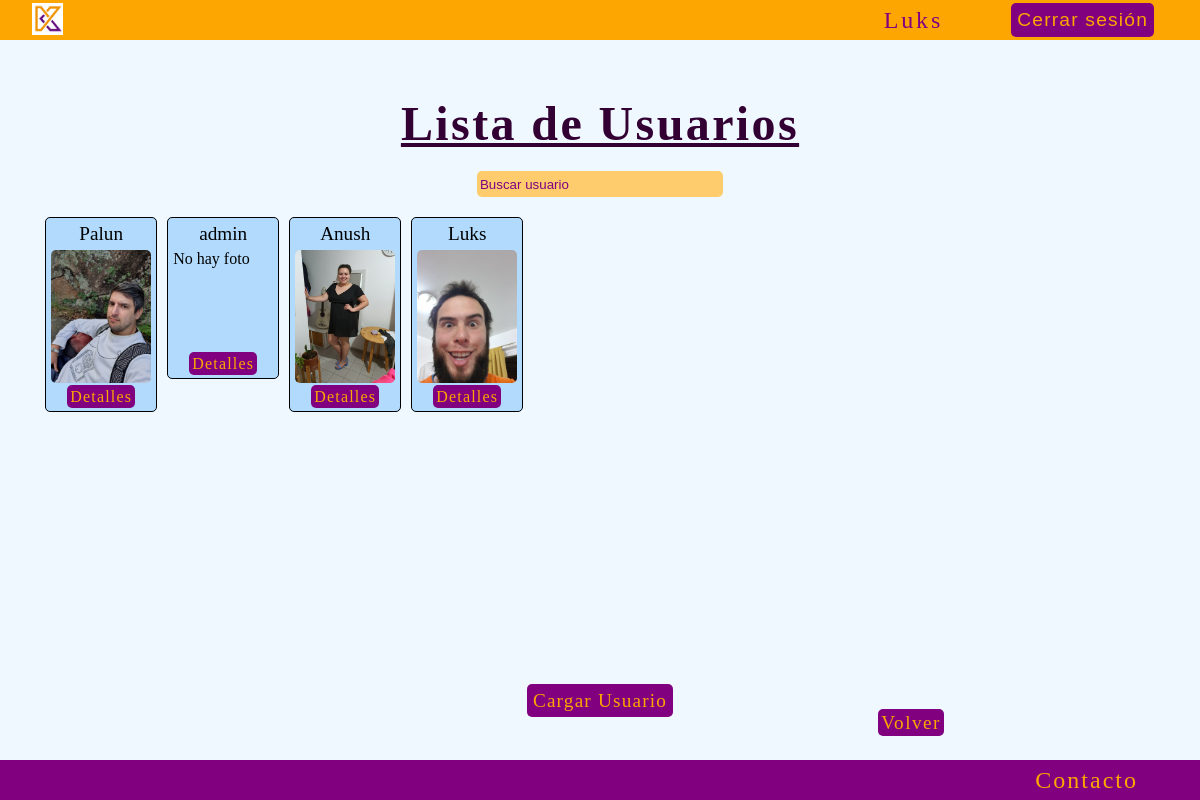
Screenshot of /usuarios/lista/ (signed in) with the database file from the repository.
### usuarios/models.py (models this page shows, shortened)
class Usuarios(models.Model):
    user = models.OneToOneField(User, on_delete=models.CASCADE)
    dni = models.CharField(max_length=8, unique=True)
    fecha_nacimiento = models.DateField()
    telefono = models.CharField(max_length=15)
    domicilio = models.CharField(max_length=150)
    instagram = models.CharField(max_length=150, null=True, blank=True)
    foto = models.ImageField(upload_to='fotos', null=True, blank=True)
    class Meta:
        verbose_name = 'usuario'
        verbose_name_plural = 'usuarios'

### usuarios/views.py (the view, shortened to what this page needs)
# urls.py: path('lista/', UsuariosList.as_view(),name='usuarios_list'),
class UsuariosList(LoginRequiredMixin, ListView):
    model = Usuarios
    context_object_name = 'usuarios'
    def get_queryset(self):
        queryset = Usuarios.objects.all()
        busqueda = self.request.GET.get("busqueda")
        return queryset

### usuarios/templates/usuarios/usuarios_list.html (shortened to what this page needs)
{% extends 'core/base.html' %}
{% block content %}
    <main class="contenedor_principal">
        <h1 class="titulo">Lista de Usuarios</h1>
        <div class="busqueda-container">
            <form action="{% url 'usuarios:usuarios_list' %}" method="get">
                <input type="text" name="busqueda" placeholder="Buscar usuario">
            </form>
        </div>
        <div class="card-usuario-container">
            {% for object in usuarios %}
                <div class="card-usuario">
                    <p class="nombre">{{object.user.username}}</p>
                    {% if object.foto %}
                        <img src="{{ object.foto.url }}" alt="Foto de {{ object.user.username }}" width="" height="" class="foto-usuario">
                    {% else %}
                        <p class="foto-usuario-no">No hay foto</p>
                    {% endif %}
                    <div class="crud-container">
                        <a href="{% url 'usuarios:usuarios_detail' object.id %}" class="crud">Detalles</a>
                    </div>
                </div>
            {% endfor %}
        </div>
        <div>
            <a href="{% url 'usuarios:signup' %}" class="link">Cargar Usuario</a>
        </div>
        <div class="volver-container">
            <a href="{% url 'usuarios:index' %}" class="volver">Volver</a>
        </div>
    </main>
{% endblock content %}

### core/templates/core/components/navbar.html (shortened to what this page needs)
{% load static %}
<header>
    <ul>
        <li class="logo-header"><a href="{% url 'core:index' %}"><img src="{% static 'img/kinef_logo1.png' %}" alt="Logo de Kinef" width="" height="" class="imagen-logo"></a></li>
        {% if user.is_authenticated %}
            <li><a href="{% url 'usuarios:perfil' user.id %}" class="link-header">{{ user.username }}</a></li>
            <div>
                <form action="{% url 'usuarios:logout' %}" method="post">
                    <button type="submit" class="link">Cerrar sesión</button>
                </form>
            </div>
        {% else %}
            <li><a href="{% url 'usuarios:login' %}" class="link-header">Iniciar sesión</a></li>
            <li><a href="{% url 'usuarios:signup' %}" class="link-header">Crear Usuario</a></li>
        {% endif %}
    </ul>
</header>

### core/static/css/style.css (style rules this page uses)
* { padding: 0; margin: 0; text-decoration: none; list-style: none; }
body { display: flex; flex-direction: column; min-height: 100vh; }
header { display: flex; height: 5vh; background-color: rgb(253, 165, 0); justify-content: center; }
header ul { display: flex; justify-content: center; align-items: center; gap: 50px; width: 95%; }
.logo-header { flex-grow: 1; }
.imagen-logo { transition-duration: .2s; }
header ul li a { color: purple; padding: 2px; text-decoration: none; font-size: 1.5em; letter-spacing: .12em; border-radius: 5px; transition-duration: .2s; }
header img { margin-top: .5vh; height: 4vh; }
.contenedor_principal { padding: 2vh; display: flex; flex-direction: column; align-items: center; background-color: aliceblue; min-height: 86vh; }
.titulo { text-decoration: underline; color: rgb(51, 0, 51); font-size: 3rem; margin-top: 5vh; letter-spacing: .2vw; }
.link { margin: 2vh; padding: 5px; text-decoration: none; letter-spacing: 1.2px; color: rgb(253, 165, 0); font-size: 1.2rem; border: 1px solid transparent; border-radius: 5px; background-color: purple; transition-duration: .2s; }
.busqueda-container { display: flex; justify-content: center; width: 30%; }
.busqueda-container form input { background-color: rgb(255, 204, 109); color: purple; font-weight: bold; border: none; border-radius: 5px; height: 20px; width: 20vw; padding: 3px; margin: 20px; }
.busqueda-container form input::placeholder { color: purple; font-weight: normal; }
.card-usuario-container { display: flex; flex-wrap: wrap; overflow: auto; width: 95%; flex-grow: 1; gap: 10px; }
.card-usuario { display: flex; flex-direction: column; align-items: center; gap: 5px; border: 1px solid black; border-radius: 5px; height: max-content; background-color: rgb(177, 218, 253); padding: 5px; }
.nombre { font-size: 1.2rem; }
.foto-usuario { width: 100px; border-radius: 5px; }
.foto-usuario-no { height: 100px; width: 100px; }
.crud { letter-spacing: 1.2px; padding: 2px; text-decoration: none; color: rgb(253, 165, 0); background-color: purple; border: 1px solid transparent; border-radius: 5px; transition-duration: .2s; width: min-content; }
.volver-container { margin: 0 20vw 10px 0; align-self: flex-end; }
.volver { letter-spacing: 1.5px; font-size: 1.2rem; background-color: purple; text-decoration: none; color: rgb(253, 165, 0); border: 1px solid transparent; border-radius: 5px; transition-duration: .2s; padding: 2px; }

### rows the page displays
Usuarios: user.username "Palun", foto (picture)
Usuarios: user.username "admin", foto "No hay foto"
Usuarios: user.username "Anush", foto (picture)
Usuarios: user.username "Luks", foto (picture)

### other values shown
{{ user.username }} "Luks"
